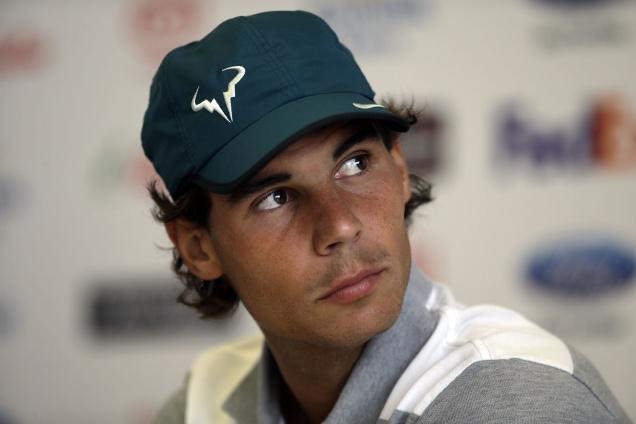
%> input picture nadal.jpg, 636 x 424 px
$ octave ImNotch.m   (GNU Octave 9; MATLAB toolbox functions it lacks are replaced by stand-ins)
%> lines starting %> are read from the running program, lines starting %| are printed output that depends on the picture; in (x1, y1, x2, y2) boxes, pixels count from 0 and x2, y2 are one past the last pixel; in counts of white or black regions, pixels touching at a corner belong together; the program's own positions count from 1
%%
clc, close all, clear all
ima = imread('nadal.jpg');
%> ima is the input picture: size 424x636x3 uint8; mean R, G, B 139, 132, 125.3
ima=rgb2gray(ima);
%> ima: size 424x636 uint8
% figure, subplot(121),imshow(ima)
ima = double(ima);
%> ima: size 424x636 double
[x, y, z] = size(ima);
%> x = 424; y = 636; z = 1

% Create the noise
f = 0.4;  %Adjust frequency (works fine between 0.05 to 0.4)
w = (2 * pi * f);  %
A = 30;   %Adjust intensity
P = 0:w:y * w-w;
%> P = 636 values from 0 to 1595.9
R = A * sin(P);
R2 = zeros(x, y);

for i = 1:x
    R2(i, :) = R;
end
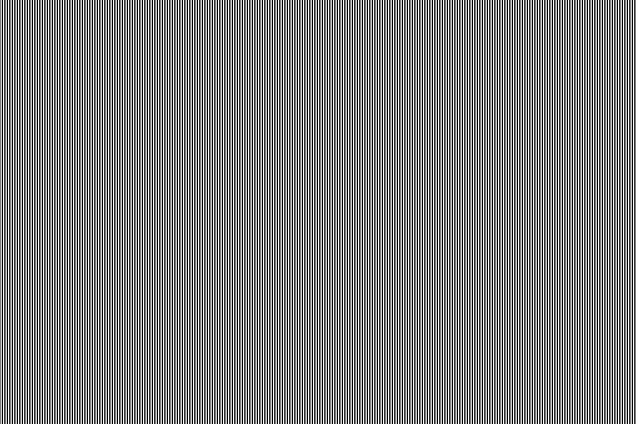
%> R2: size 424x636 double; min -28.53, max 28.53, mean 0; drawn with min black and max white

 R3 = zeros(x, y);
%Create the second noise ---------------(UNCOMMENT this section for bidirectional noise)
 f2 = 0.1; %Second frequency
 w2 = 2 * pi * f2;
 A2 = 40;  %Second intensity
 Pi = 0:w2:x * w2-w2;
%> Pi = 424 values from 0 to 265.8
 Ri = A * sin(Pi);

 for i = 1:y
    R3(:, i) = Ri;
end
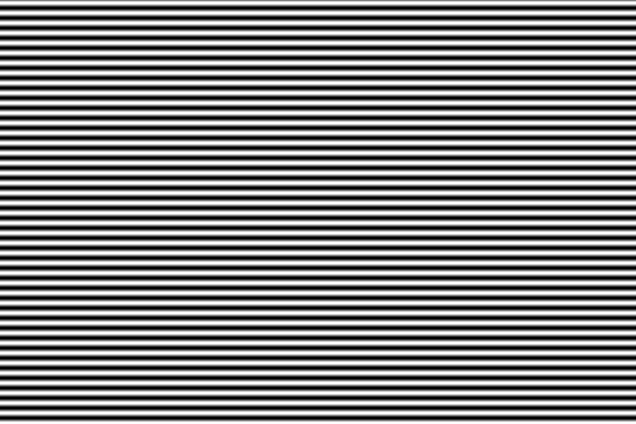
%> R3: size 424x636 double; min -28.53, max 28.53, mean 0.2; drawn with min black and max white

%%


imN = R2 + ima + R3;
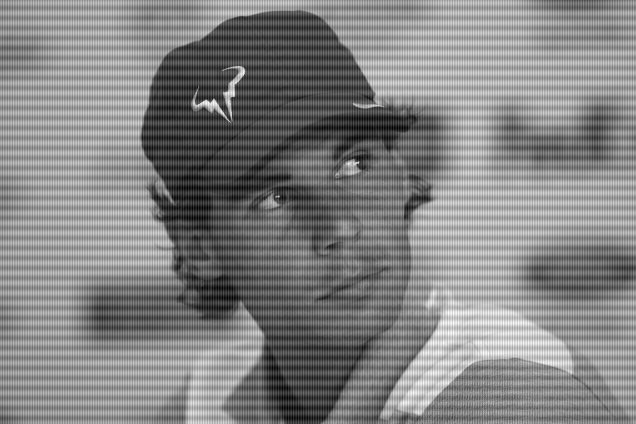
%> imN: size 424x636 double; min -57.06, max 312.1, mean 133.5; drawn with min black and max white
me = mean(imN(:));
%> me = 133.5
imN = imN - me; %Substract the mean for better performance in Fourier
% subplot(122),imshow(uint8(imN))

imaf = fft2(ima);
imNf = fft2(imN);

fr = fftshift(imaf);
frN = fftshift(imNf);
fos = log(1+abs(fr));
fis = log(1+abs(frN));
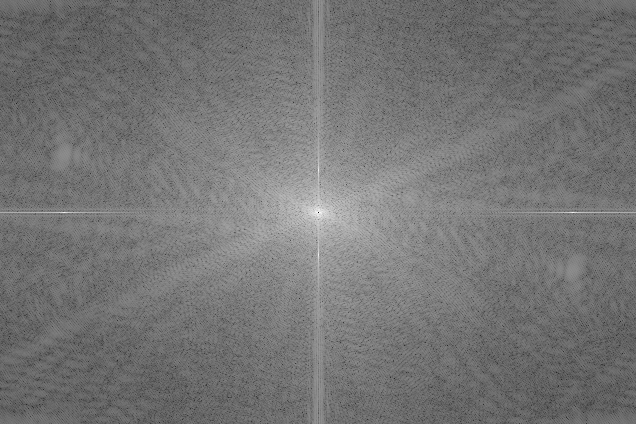
%> fis: size 424x636 double; min 6.27e-07, max 15.69, mean 7.2; drawn with min black and max white
% S=abs(fr);
figure, subplot(121), imshow(fos,[]), title('Orinal image spectrum');
subplot(122), imshow(fis,[]), title('Image with noise spectrum');
figure, subplot(121), surf(fis, 'EdgeColor', 'none', 'LineStyle', 'none')
subplot(122), surf(fos, 'EdgeColor', 'none', 'LineStyle', 'none')
%> after `surf(fos, 'EdgeColor', 'none', 'LineStyle', 'none')`:
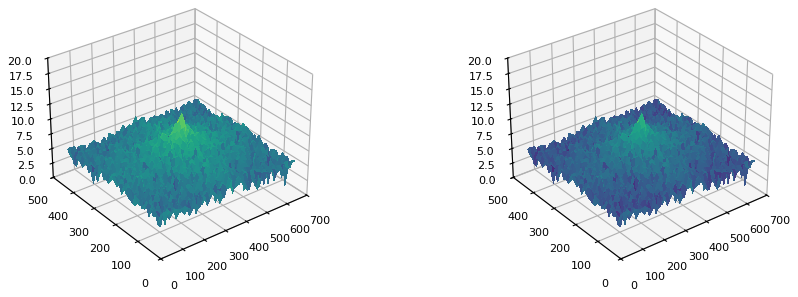
%> figure redrawn from the program's plot data, 2 panels


%%
fabs = abs(frN);

roi = 2;thresh = max(fabs(:)*.05);
%> after `thresh = max(fabs(:)*.05)`: thresh = 325591.1
local_extr = ordfilt2(fabs, roi^2, ones(roi));  % find local maximum within roi * roi range (works great with 2*2 or 3*3)

result = (fabs == local_extr) & (fabs > thresh);
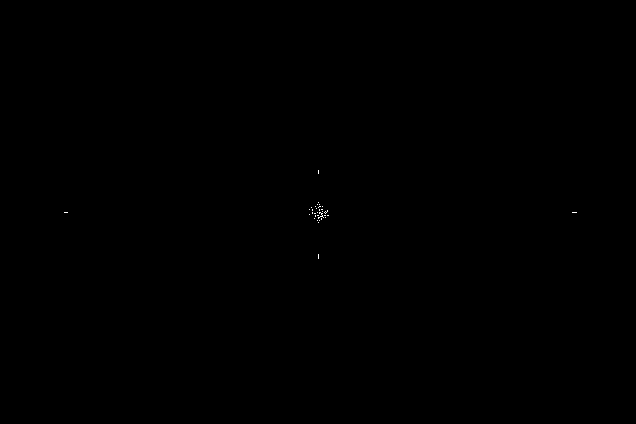
%> result: size 424x636 logical; 0.03% white in thin lines or dots, all inside (x1, y1, x2, y2) = (64, 170, 577, 259)

figure, imshow(result),title('Local max')
[r, c] = find(result);                      %Find the coordinates of the max values
%> r = 77 values from 171 to 259; c = 77 values from 65 to 577
wer=0;
%%
for i = 1:length(r)
    if ((r(i) - x/2) ^ 2 + (c(i) - y/2) ^ 2) > (y/20)^2 % periodic noise locates outside the inner circle
        a = frN(r(i) - 2:r(i) + 2, c(i) - 2:c(i) + 2);  %Set an area around the maximum
        b = min(a(:));                    %Find the local minimum
        frN(r(i) - 2:r(i) + 2, c(i) - 2:c(i) + 2) = b;  % assign the minimum of the local area to the entire area
%           frN(r(i),c(i))=0;
        wer=wer+1
    end
end
%> this loop made 77 passes
%> after the loop, wer = 18
S=log(1+abs(frN));
Inew2=ifft2(ifftshift(frN));
figure,subplot(221),imshow(uint8(ima));
subplot(222),imshow(uint8(imN+me)); %Add again the mean to the image with noise and the reconstructed one
subplot(223),imshow(uint8(Inew2+me));
%> (this line was passed over: imshow is not available in this run)
subplot(224),surf(S,'EdgeColor','none','LineStyle','none') %Show the notched spectrum
%> after `surf(S,'EdgeColor','none','LineStyle','none')`:
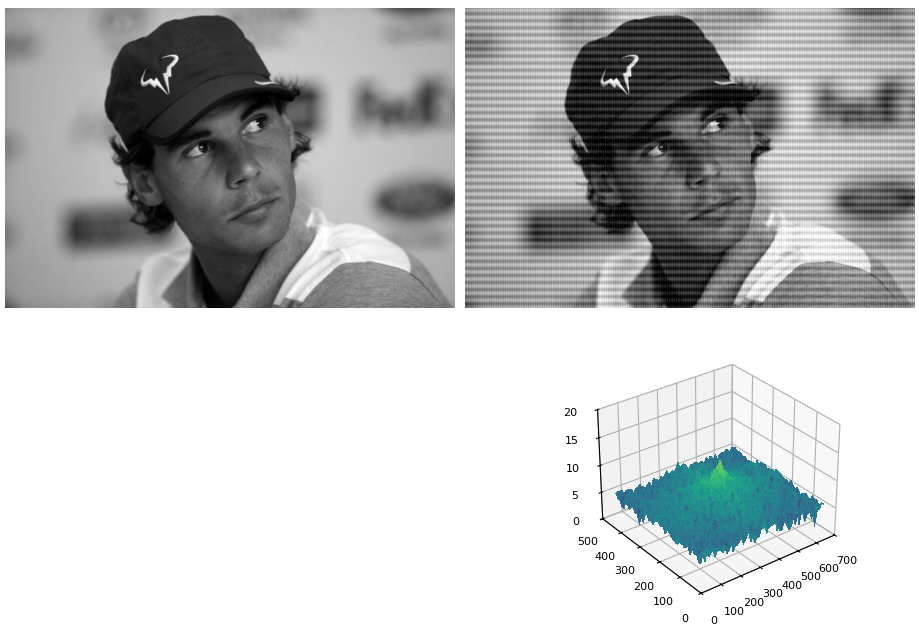
%> figure redrawn from the program's plot data, 3 panels

$ run again, with 1.JPG copied over nadal.jpg
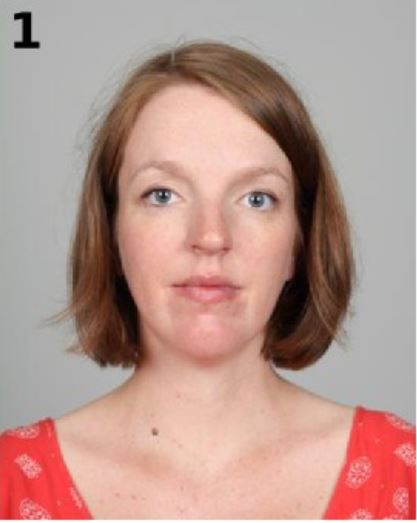
%> input picture 1.JPG, 417 x 523 px
%> ima is the input picture: size 523x417x3 uint8; mean R, G, B 183.6, 150.4, 142
%> me = 159.5
%> `surf(fos, 'EdgeColor', 'none', 'LineStyle', 'none')`:
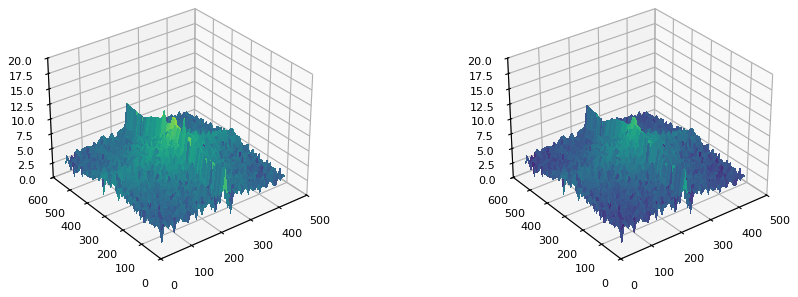
%> figure redrawn from the program's plot data, 2 panels
%> thresh = 152920.8
%> result: size 523x417 logical; 0.07% white in thin lines or dots, all inside (x1, y1, x2, y2) = (41, 209, 379, 323)
%> r = 142 values from 210 to 323; c = 142 values from 42 to 379
%> the loop `for i = 1:length(r)` made 142 passes
%> after the loop `for i = 1:length(r)`: wer = 27
%> `surf(S,'EdgeColor','none','LineStyle','none')`:
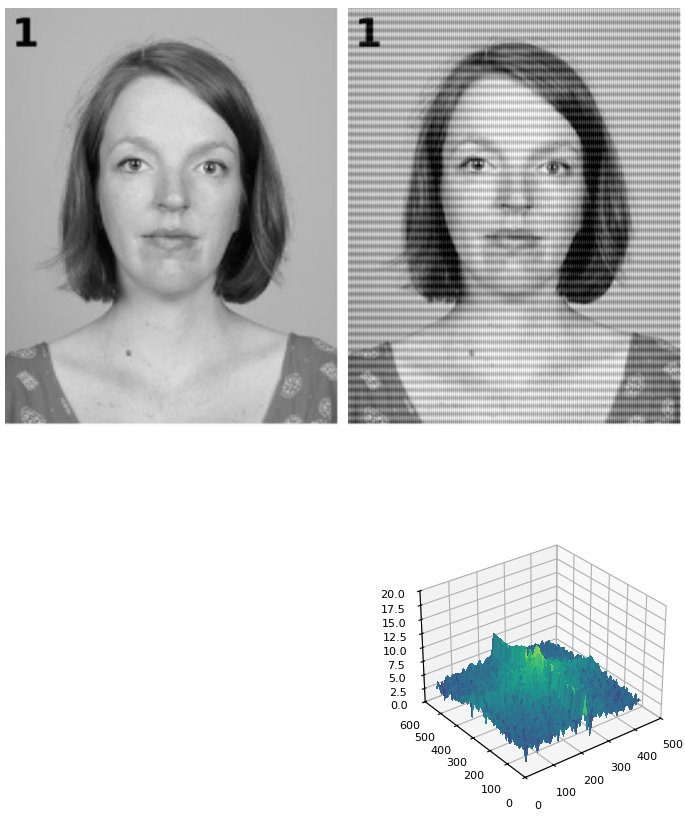
%> figure redrawn from the program's plot data, 3 panels

$ run again, with 1020.jpg copied over nadal.jpg
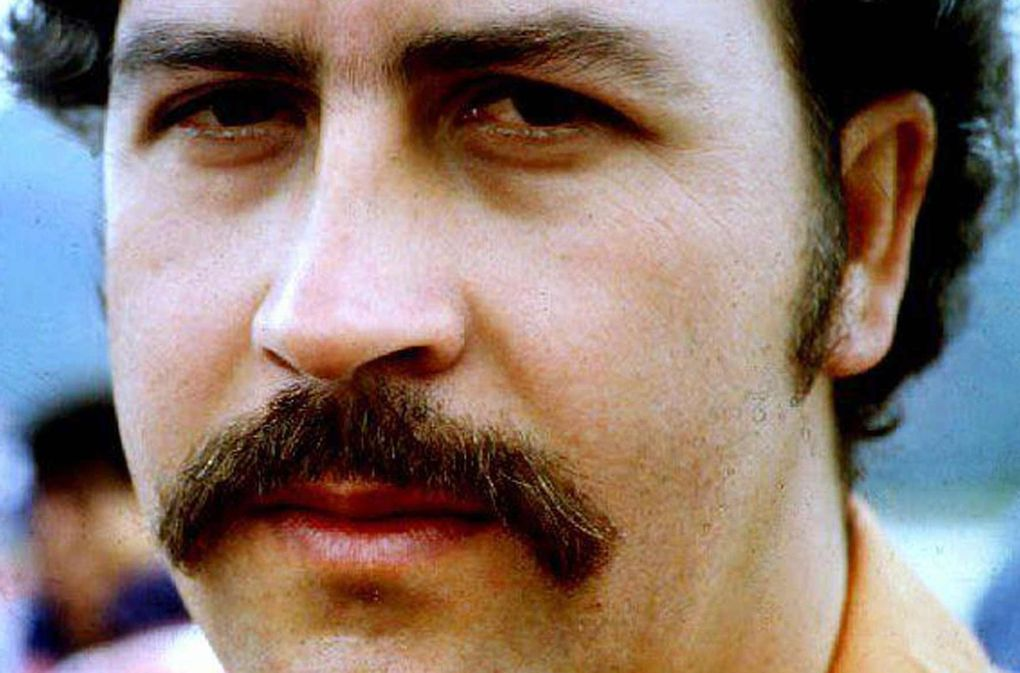
%> input picture 1020.jpg, 1020 x 673 px
%> ima is the input picture: size 673x1020x3 uint8; mean R, G, B 138.4, 121.1, 113.4
%> me = 125.4
%> `surf(fos, 'EdgeColor', 'none', 'LineStyle', 'none')`:
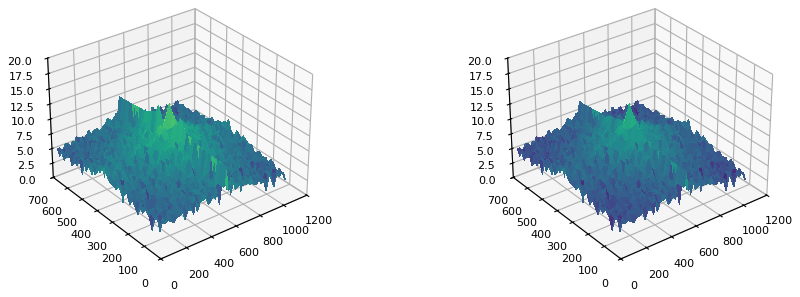
%> figure redrawn from the program's plot data, 2 panels
%> thresh = 617723.4
%> result: size 673x1020 logical; 0.02% white in thin lines or dots, all inside (x1, y1, x2, y2) = (102, 269, 919, 408)
%> r = 157 values from 270 to 408; c = 157 values from 103 to 919
%> after the loop `for i = 1:length(r)`: wer = 11
%> `surf(S,'EdgeColor','none','LineStyle','none')`:
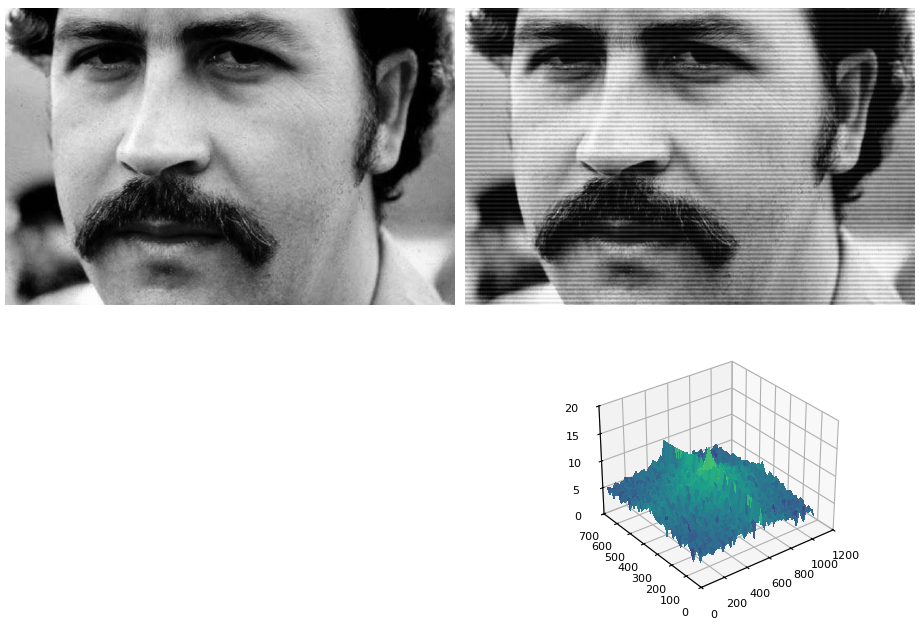
%> figure redrawn from the program's plot data, 3 panels

$ run again, with 2.JPG copied over nadal.jpg
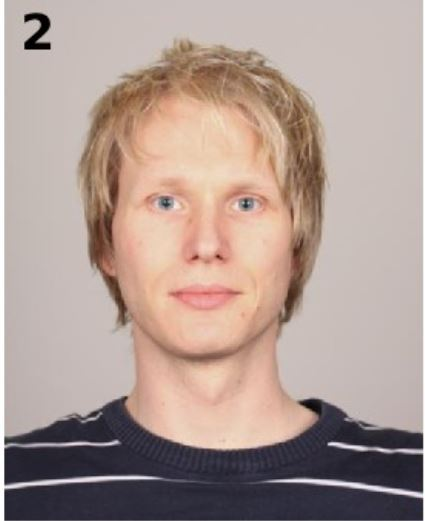
%> input picture 2.JPG, 425 x 521 px
%> ima is the input picture: size 521x425x3 uint8; mean R, G, B 175.1, 155.7, 148.3
%> me = 160.7
%> thresh = 210023.5
%> result: size 521x425 logical; 0.07% white in thin lines or dots, all inside (x1, y1, x2, y2) = (42, 208, 383, 314)
%> r = 146 values from 209 to 314; c = 146 values from 43 to 383
%> the loop `for i = 1:length(r)` made 146 passes
%> after the loop `for i = 1:length(r)`: wer = 35
%> `surf(S,'EdgeColor','none','LineStyle','none')`:
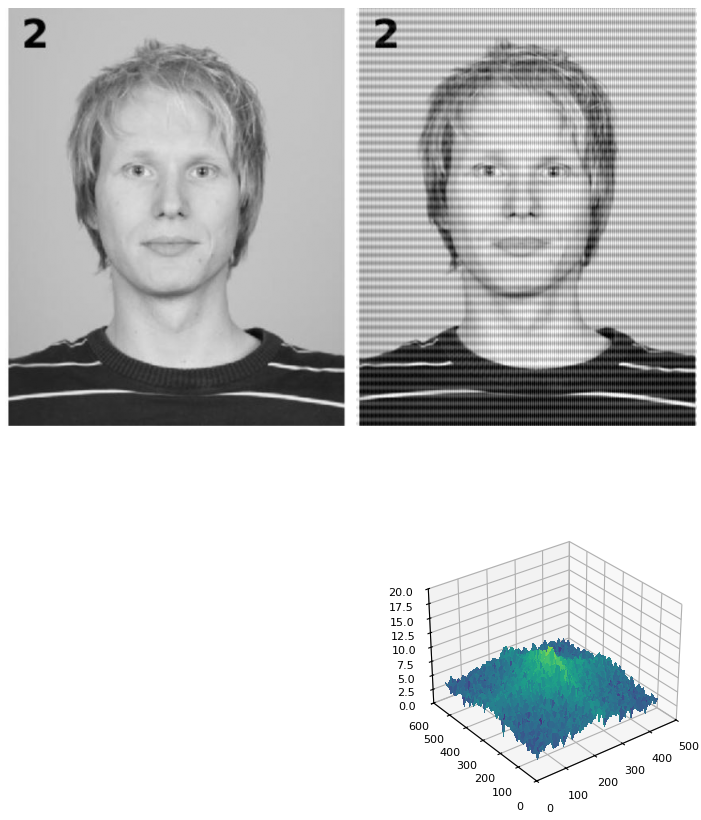
%> figure redrawn from the program's plot data, 3 panels
